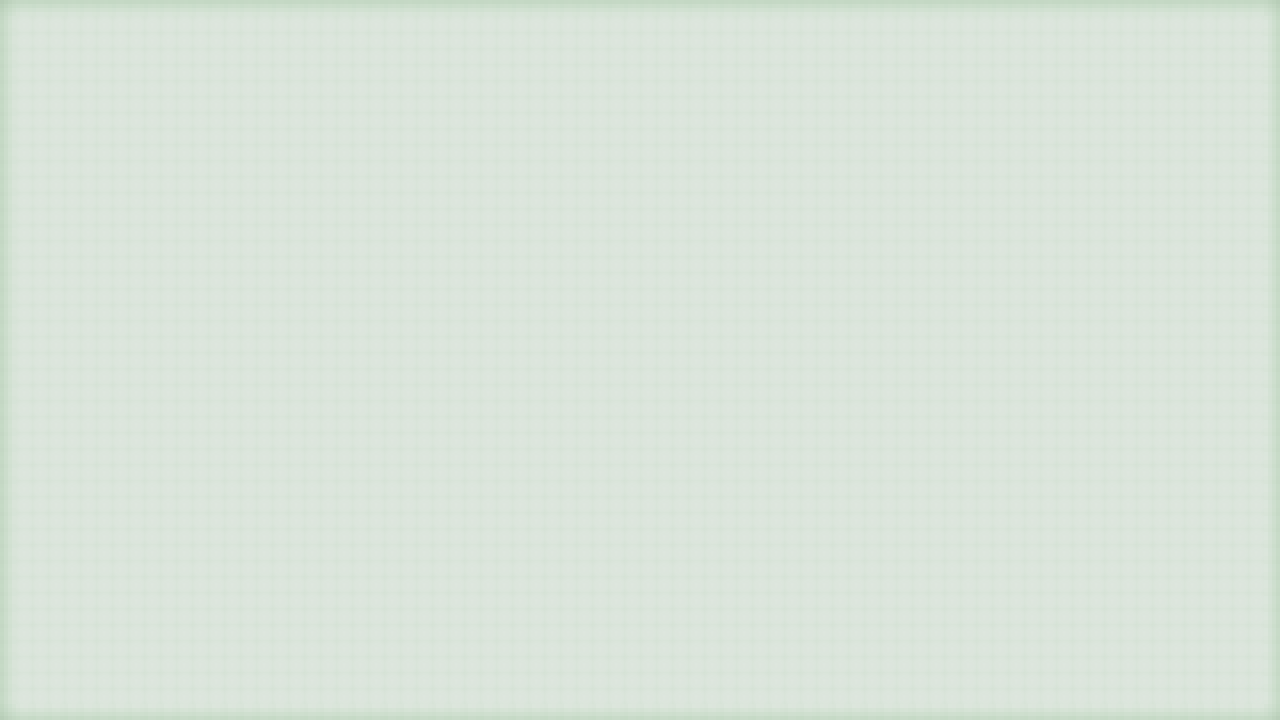

Below is a game level as drawn by its tile map, then a one-line description and the .tmx that defines it (tile-layer data replaced by summaries):
An orthogonal 80x45 tile map with 16x16 px tiles, 2 tile layers (Background, Objects).

<map version="1.0" orientation="orthogonal" renderorder="right-down" width="80" height="45" tilewidth="16" tileheight="16" nextobjectid="1">
 <tileset firstgid="1" name="bmap" tilewidth="16" tileheight="16" tilecount="64" columns="8">
  <image source="bmap.png" width="128" height="128" />
 </tileset>
 <layer name="Background" width="80" height="45">
  <data>[3600 cells, 3600 non-empty, 9 distinct tile ids]</data>
 </layer>
 <layer name="Objects" width="80" height="45">
  <data>[3600 cells, 236 non-empty, 8 distinct tile ids]</data>
 </layer>
</map>
